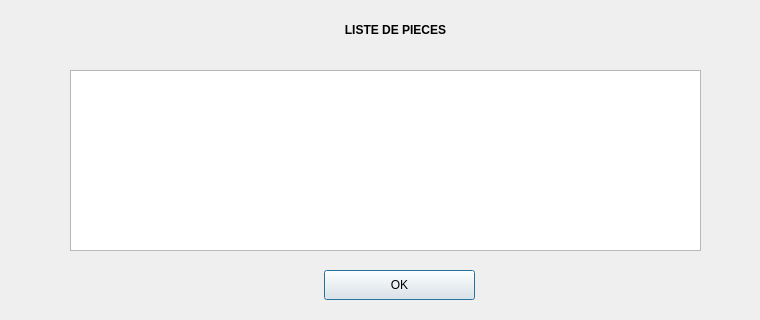
<?xml version="1.0" encoding="UTF-8"?>
<ui version="4.0">
 <class>Afficher</class>
 <widget class="QDialog" name="Afficher">
  <property name="geometry">
   <rect>
    <x>0</x>
    <y>0</y>
    <width>760</width>
    <height>320</height>
   </rect>
  </property>
  <property name="windowTitle">
   <string>Dialog</string>
  </property>
  <widget class="QListView" name="myListPiece">
   <property name="geometry">
    <rect>
     <x>70</x>
     <y>70</y>
     <width>631</width>
     <height>181</height>
    </rect>
   </property>
  </widget>
  <widget class="QPushButton" name="quitterAffiche">
   <property name="geometry">
    <rect>
     <x>324</x>
     <y>270</y>
     <width>151</width>
     <height>30</height>
    </rect>
   </property>
   <property name="text">
    <string>OK</string>
   </property>
  </widget>
  <widget class="QLabel" name="label">
   <property name="geometry">
    <rect>
     <x>240</x>
     <y>10</y>
     <width>311</width>
     <height>41</height>
    </rect>
   </property>
   <property name="styleSheet">
    <string notr="true">font: 75 16pt &quot;Arial&quot;;</string>
   </property>
   <property name="text">
    <string>&lt;html&gt;&lt;head/&gt;&lt;body&gt;&lt;p align=&quot;center&quot;&gt;&lt;span style=&quot; font-weight:600;&quot;&gt;LISTE DE PIECES&lt;/span&gt;&lt;/p&gt;&lt;/body&gt;&lt;/html&gt;</string>
   </property>
  </widget>
 </widget>
 <resources/>
 <connections>
  <connection>
   <sender>quitterAffiche</sender>
   <signal>clicked()</signal>
   <receiver>Afficher</receiver>
   <slot>close()</slot>
   <hints>
    <hint type="sourcelabel">
     <x>399</x>
     <y>284</y>
    </hint>
    <hint type="destinationlabel">
     <x>379</x>
     <y>159</y>
    </hint>
   </hints>
  </connection>
 </connections>
</ui>
